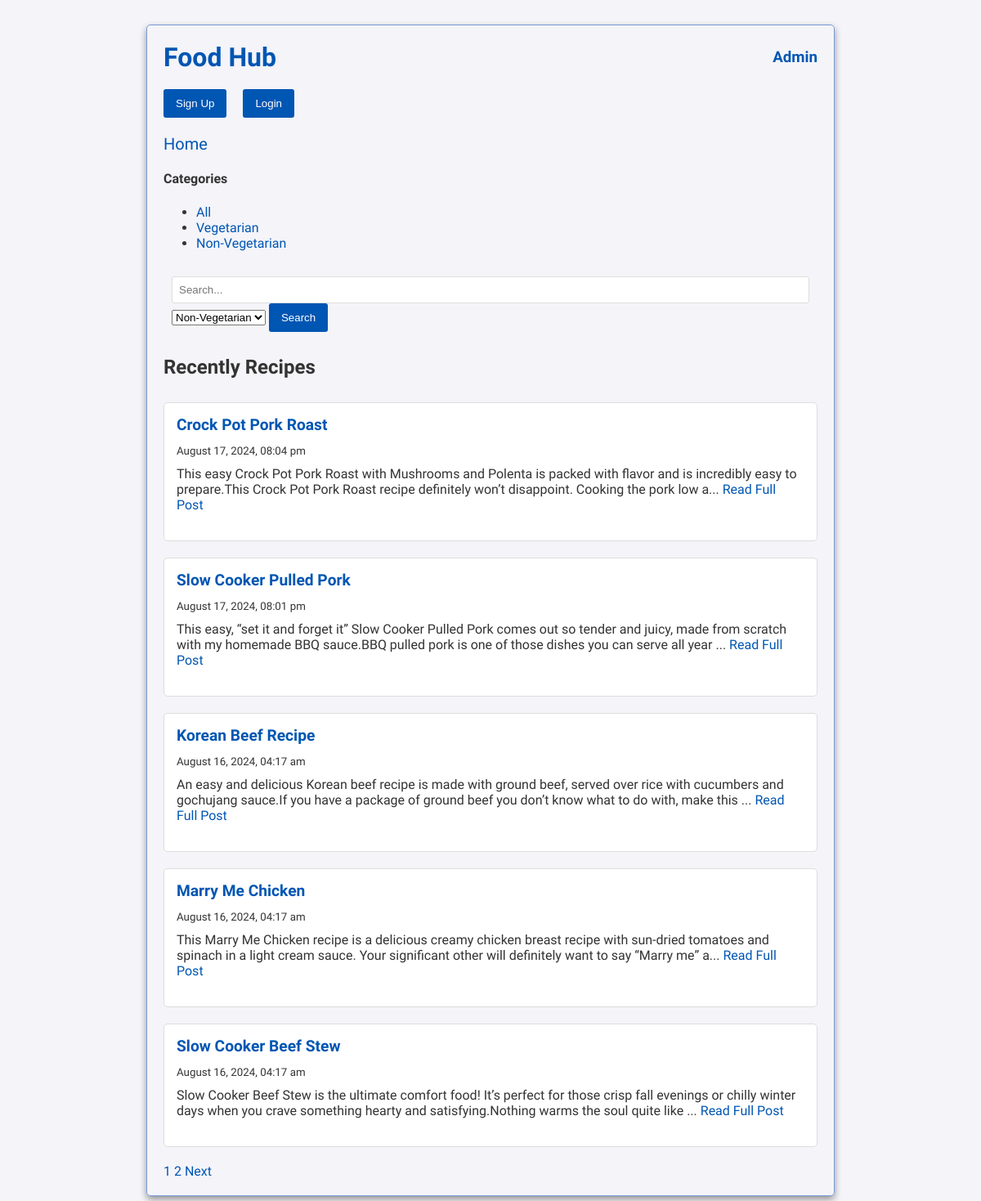
Screenshot of /index.php?category=2 with the database file from the repository.
### tables this page shows
CREATE TABLE `vegetarian` (
  `id` int(11) NOT NULL,
  `name` varchar(100) NOT NULL
);

CREATE TABLE `posts` (
  `id` int(11) NOT NULL,
  `title` varchar(200) NOT NULL,
  `date` timestamp NOT NULL DEFAULT current_timestamp() ON UPDATE current_timestamp(),
  `content` varchar(2000) NOT NULL,
  `vegetarian_id` int(11) DEFAULT NULL,
  `image` varchar(255) DEFAULT NULL
);

### index.php (the view, shortened to what this page needs)
<?php
require('connect.php');
$categoryQuery = "SELECT id, name FROM vegetarian";
$categoryStatement = $db->prepare($categoryQuery);
$categoryStatement->execute();
$categories = $categoryStatement->fetchAll(PDO::FETCH_ASSOC);
$category_id = filter_input(INPUT_GET, 'category', FILTER_VALIDATE_INT);
$search = filter_input(INPUT_GET, 'search', FILTER_SANITIZE_STRING);
$limit = 5;
$page = filter_input(INPUT_GET, 'page', FILTER_VALIDATE_INT) ?: 1;
$offset = ($page - 1) * $limit;
$query = "SELECT id, title, date, content FROM posts WHERE 1=1";
$params = [];
if ($category_id) {
    $query .= " AND vegetarian_id = :category_id";
    $params[':category_id'] = $category_id;
}
$query .= " ORDER BY date DESC LIMIT :limit OFFSET :offset";
$params[':limit'] = $limit;
$params[':offset'] = $offset;
$statement = $db->prepare($query);
foreach ($params as $key => $value) {
    $statement->bindValue($key, $value, is_int($value) ? PDO::PARAM_INT : PDO::PARAM_STR);
}
$statement->execute();
$posts = $statement->fetchAll(PDO::FETCH_ASSOC);
$countQuery = "SELECT COUNT(*) FROM posts WHERE 1=1";
if ($category_id) {
    $countQuery .= " AND vegetarian_id = :category_id";
}
$countStatement = $db->prepare($countQuery);
foreach ($params as $key => $value) {
    if ($key !== ':limit' && $key !== ':offset') {
        $countStatement->bindValue($key, $value, is_int($value) ? PDO::PARAM_INT : PDO::PARAM_STR);
    }
}
$countStatement->execute();
$totalPosts = $countStatement->fetchColumn();
$totalPages = ceil($totalPosts / $limit);
?>
<!DOCTYPE html>
<html lang="en">
<head>
    <link rel="stylesheet" href="main.css">
</head>
<body>
    <div class="head">
        <h1><a href="index.php">Food Hub</a></h1>
        <h3><a href="admin.php">Admin</a></h3>
    </div>
    <div class="signAndLogin">
        <a href="register.php">
            <button type="button">Sign Up</button>
        </a>
        <a href="login.php">
            <button type="button">Login</button>
        </a>
    </div>
    <a class="home" href="index.php">Home</a>
    <div>
        <h4>Categories</h4>
        <ul>
            <li><a href="index.php">All</a></li>
            <?php foreach ($categories as $category): ?>
                <li><a href="index.php?category=<?= $category['id'] ?>"><?= htmlspecialchars($category['name']) ?></a></li>
            <?php endforeach; ?>
        </ul>
    </div>
    <div>
        <form action="index.php" method="get">
            <input type="text" name="search" placeholder="Search...">
            <select name="category">
                <?php foreach ($categories as $category): ?>
                    <option value="<?= $category['id'] ?>" <?= $category_id == $category['id'] ? 'selected' : '' ?>>
                        <?= htmlspecialchars($category['name']) ?>
                    </option>
                <?php endforeach; ?>
            </select>
            <button type="submit">Search</button>
        </form>
    </div>
    <br>
    <h2>Recently Recipes</h2>
    <br>
    <?php foreach ($posts as $post): ?>
        <div class="post">
            <div class="post-header">
                <h3><a
                        href="post.php?id=<?= $post['id'] ?>&slug=<?= strtolower(trim(preg_replace('/[^A-Za-z0-9-]+/', '-', $post['title']), '-')) ?>">
                        <?= htmlspecialchars($post['title']) ?>
                    </a></h3>
            </div>
            <p><small><?= date('F d, Y, h:i a', strtotime($post['date'])) ?></small></p>
            <p>
                <?= nl2br(strlen($post['content']) > 200 ? substr($post['content'], 0, 200) . '...' : htmlspecialchars($post['content'])) ?>
                <?php if (strlen($post['content']) > 200): ?>
                    <a href="post.php?id=<?= $post['id'] ?>">Read Full Post</a>
                <?php endif; ?>
            </p>
            <br>
        </div>
    <?php endforeach; ?>
    <div class="pagination">
        <?php for ($i = 1; $i <= $totalPages; $i++): ?>
            <a href="index.php?search=<?= urlencode($search) ?>&category=<?= $category_id ?>&page=<?= $i ?>" <?= $i == $page ? 'class="active"' : '' ?>><?= $i ?></a>
        <?php endfor; ?>
        <?php if ($page < $totalPages): ?>
            <a href="index.php?search=<?= urlencode($search) ?>&category=<?= $category_id ?>&page=<?= $page + 1 ?>">Next</a>
        <?php endif; ?>
    </div>
</body>
</html>

### main.css (style rules this page uses)
body, h1, h2, h3, p, a, div { margin: 0; padding: 0; font-family: 'Carrois Gothic'; }
body { background-color: #f4f4f9; color: #333; padding: 20px; width: 800px; margin: 30px auto; border: 1px solid rgb(121, 153, 212); border-radius: 5px; box-shadow: 0 4px 8px rgba(0, 0, 0, 0.4); }
h1 { color: #0056b3; margin-bottom: 20px; font-family: 'Carrois Gothic'; }
.head { display: flex; justify-content: space-between; align-items: center; }
.head h1 { margin: 0; }
.head h3 { margin: 0; }
.signAndLogin { display: flex; gap: 20px; justify-content: left; padding: 20px; margin-left: -20px; }
a { color: #0056b3; text-decoration: none; }
form { background-color: transparent; padding: 10px; border: none; box-shadow: none; }
input[type="text"], textarea { width: 100%; padding: 8px; margin-top: 5px; border: 1px solid #ddd; border-radius: 3px; box-sizing: border-box; }
button { background-color: #0056b3; color: #fff; border: none; padding: 10px 15px; border-radius: 3px; cursor: pointer; }
.post { background-color: #fff; padding: 15px; border: 1px solid #ddd; border-radius: 5px; margin-bottom: 20px; }
h2 { color: #333; margin-bottom: 10px; }
h3 { margin-top: 0; color: #0056b3; }
p { margin-top: 10px; }
.home { font-size: 20px; margin-right: 30px; }
.post-header { display: flex; align-items: center; }
.post-header h3 { margin: 0; font-size: 1.2em; margin-right: 10px; }
.post-header a { color: #0056b3; }

### rows the page displays
vegetarian: name "Vegetarian"
vegetarian: name "Non-Vegetarian"
posts: title "Crock Pot Pork Roast", date "August 17, 2024, 08:04 pm", content "This easy Crock Pot Pork Roast with Mushrooms and Polenta is packed with flavor and is incredibly easy to prepare.This Crock Pot Pork Roast recipe definitely won’t disappoint. Cooking the pork low a..."
posts: title "Slow Cooker Pulled Pork", date "August 17, 2024, 08:01 pm", content "This easy, “set it and forget it” Slow Cooker Pulled Pork comes out so tender and juicy, made from scratch with my homemade BBQ sauce.BBQ pulled pork is one of those dishes you can serve all year ..."
posts: title "Korean Beef Recipe", date "August 16, 2024, 04:17 am", content "An easy and delicious Korean beef recipe is made with ground beef, served over rice with cucumbers and gochujang sauce.If you have a package of ground beef you don’t know what to do with, make this ..."
posts: title "Marry Me Chicken", date "August 16, 2024, 04:17 am", content "This Marry Me Chicken recipe is a delicious creamy chicken breast recipe with sun-dried tomatoes and spinach in a light cream sauce. Your significant other will definitely want to say “Marry me” a..."
posts: title "Slow Cooker Beef Stew", date "August 16, 2024, 04:17 am", content "Slow Cooker Beef Stew is the ultimate comfort food! It’s perfect for those crisp fall evenings or chilly winter days when you crave something hearty and satisfying.Nothing warms the soul quite like ..."

### other values shown
form field category "Non-Vegetarian"
